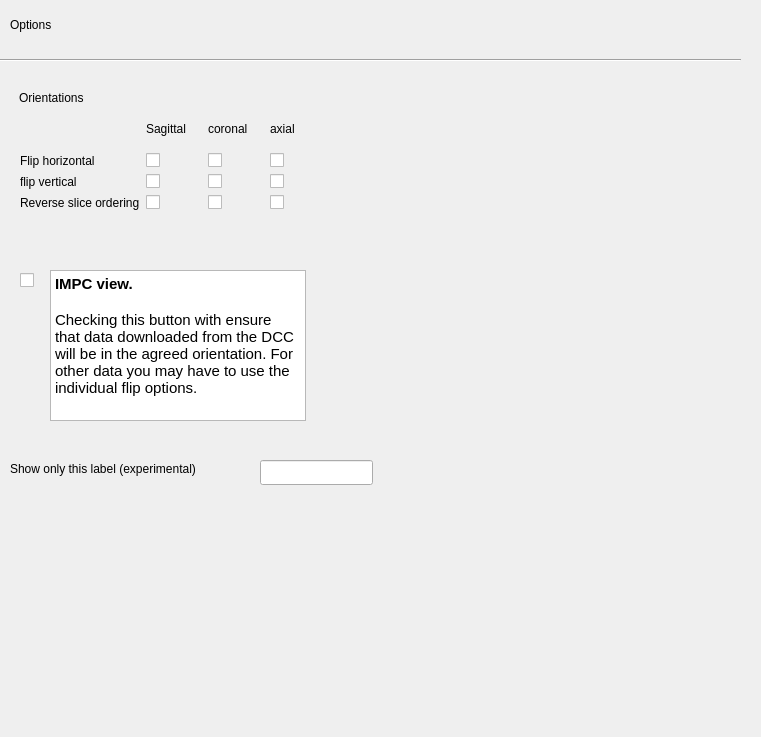
<?xml version="1.0" encoding="UTF-8"?>
<ui version="4.0">
 <class>options</class>
 <widget class="QWidget" name="options">
  <property name="geometry">
   <rect>
    <x>0</x>
    <y>0</y>
    <width>761</width>
    <height>737</height>
   </rect>
  </property>
  <property name="windowTitle">
   <string>Form</string>
  </property>
  <widget class="QLabel" name="label_2">
   <property name="geometry">
    <rect>
     <x>10</x>
     <y>10</y>
     <width>118</width>
     <height>29</height>
    </rect>
   </property>
   <property name="text">
    <string>Options</string>
   </property>
  </widget>
  <widget class="Line" name="line">
   <property name="geometry">
    <rect>
     <x>0</x>
     <y>50</y>
     <width>741</width>
     <height>21</height>
    </rect>
   </property>
   <property name="orientation">
    <enum>Qt::Horizontal</enum>
   </property>
  </widget>
  <widget class="QLabel" name="label">
   <property name="geometry">
    <rect>
     <x>20</x>
     <y>20</y>
     <width>16</width>
     <height>29</height>
    </rect>
   </property>
   <property name="text">
    <string/>
   </property>
  </widget>
  <widget class="QWidget" name="widgetFlipButtons" native="true">
   <property name="geometry">
    <rect>
     <x>10</x>
     <y>80</y>
     <width>344</width>
     <height>161</height>
    </rect>
   </property>
   <widget class="QLabel" name="label_3">
    <property name="geometry">
     <rect>
      <x>9</x>
      <y>9</y>
      <width>85</width>
      <height>17</height>
     </rect>
    </property>
    <property name="text">
     <string>Orientations</string>
    </property>
   </widget>
   <widget class="QWidget" name="layoutWidget">
    <property name="geometry">
     <rect>
      <x>10</x>
      <y>30</y>
      <width>306</width>
      <height>100</height>
     </rect>
    </property>
    <layout class="QGridLayout" name="gridLayout">
     <item row="0" column="1">
      <widget class="QLabel" name="label_4">
       <property name="text">
        <string>Sagittal</string>
       </property>
      </widget>
     </item>
     <item row="0" column="2">
      <widget class="QLabel" name="label_5">
       <property name="text">
        <string>coronal</string>
       </property>
      </widget>
     </item>
     <item row="0" column="3">
      <widget class="QLabel" name="label_6">
       <property name="text">
        <string>axial</string>
       </property>
      </widget>
     </item>
     <item row="1" column="0">
      <widget class="QLabel" name="label_7">
       <property name="text">
        <string>Flip horizontal</string>
       </property>
      </widget>
     </item>
     <item row="1" column="1">
      <widget class="QCheckBox" name="checkBoxSagittalFlipX">
       <property name="text">
        <string/>
       </property>
      </widget>
     </item>
     <item row="1" column="2">
      <widget class="QCheckBox" name="checkBoxCoronalFlipX">
       <property name="text">
        <string/>
       </property>
      </widget>
     </item>
     <item row="1" column="3">
      <widget class="QCheckBox" name="checkBoxAxialFlipx">
       <property name="text">
        <string/>
       </property>
      </widget>
     </item>
     <item row="2" column="0">
      <widget class="QLabel" name="label_10">
       <property name="text">
        <string>flip vertical</string>
       </property>
      </widget>
     </item>
     <item row="2" column="1">
      <widget class="QCheckBox" name="checkBoxSagittalFlipY">
       <property name="text">
        <string/>
       </property>
      </widget>
     </item>
     <item row="2" column="2">
      <widget class="QCheckBox" name="checkBoxCoronalFlipY">
       <property name="text">
        <string/>
       </property>
      </widget>
     </item>
     <item row="2" column="3">
      <widget class="QCheckBox" name="checkBoxAxialFlipY">
       <property name="text">
        <string/>
       </property>
      </widget>
     </item>
     <item row="3" column="0">
      <widget class="QLabel" name="label_8">
       <property name="text">
        <string>Reverse slice ordering</string>
       </property>
      </widget>
     </item>
     <item row="3" column="1">
      <widget class="QCheckBox" name="checkBoxSagittalFlipZ">
       <property name="text">
        <string/>
       </property>
      </widget>
     </item>
     <item row="3" column="2">
      <widget class="QCheckBox" name="checkBoxCoronalFlipZ">
       <property name="text">
        <string/>
       </property>
      </widget>
     </item>
     <item row="3" column="3">
      <widget class="QCheckBox" name="checkBoxAxialFlipZ">
       <property name="text">
        <string/>
       </property>
      </widget>
     </item>
    </layout>
   </widget>
  </widget>
  <widget class="QCheckBox" name="checkBoxImpcView">
   <property name="geometry">
    <rect>
     <x>20</x>
     <y>270</y>
     <width>62</width>
     <height>20</height>
    </rect>
   </property>
   <property name="text">
    <string/>
   </property>
  </widget>
  <widget class="QTextBrowser" name="textBrowser">
   <property name="geometry">
    <rect>
     <x>50</x>
     <y>270</y>
     <width>256</width>
     <height>151</height>
    </rect>
   </property>
   <property name="html">
    <string>&lt;!DOCTYPE HTML PUBLIC &quot;-//W3C//DTD HTML 4.0//EN&quot; &quot;http://www.w3.org/TR/REC-html40/strict.dtd&quot;&gt;
&lt;html&gt;&lt;head&gt;&lt;meta name=&quot;qrichtext&quot; content=&quot;1&quot; /&gt;&lt;style type=&quot;text/css&quot;&gt;
p, li { white-space: pre-wrap; }
&lt;/style&gt;&lt;/head&gt;&lt;body style=&quot; font-family:'Ubuntu'; font-size:11pt; font-weight:400; font-style:normal;&quot;&gt;
&lt;p style=&quot; margin-top:0px; margin-bottom:0px; margin-left:0px; margin-right:0px; -qt-block-indent:0; text-indent:0px;&quot;&gt;&lt;span style=&quot; font-weight:600;&quot;&gt;IMPC view. &lt;/span&gt;&lt;/p&gt;
&lt;p style=&quot;-qt-paragraph-type:empty; margin-top:0px; margin-bottom:0px; margin-left:0px; margin-right:0px; -qt-block-indent:0; text-indent:0px;&quot;&gt;&lt;br /&gt;&lt;/p&gt;
&lt;p style=&quot; margin-top:0px; margin-bottom:0px; margin-left:0px; margin-right:0px; -qt-block-indent:0; text-indent:0px;&quot;&gt;Checking this button with ensure that data downloaded from the DCC will be in the agreed orientation. For other data you may have to use the individual flip options.&lt;/p&gt;&lt;/body&gt;&lt;/html&gt;</string>
   </property>
  </widget>
  <widget class="QLineEdit" name="lineEditShowLabel">
   <property name="geometry">
    <rect>
     <x>260</x>
     <y>460</y>
     <width>113</width>
     <height>25</height>
    </rect>
   </property>
  </widget>
  <widget class="QLabel" name="label_9">
   <property name="geometry">
    <rect>
     <x>10</x>
     <y>460</y>
     <width>241</width>
     <height>17</height>
    </rect>
   </property>
   <property name="text">
    <string>Show only this label (experimental)</string>
   </property>
  </widget>
 </widget>
 <resources/>
 <connections/>
</ui>
